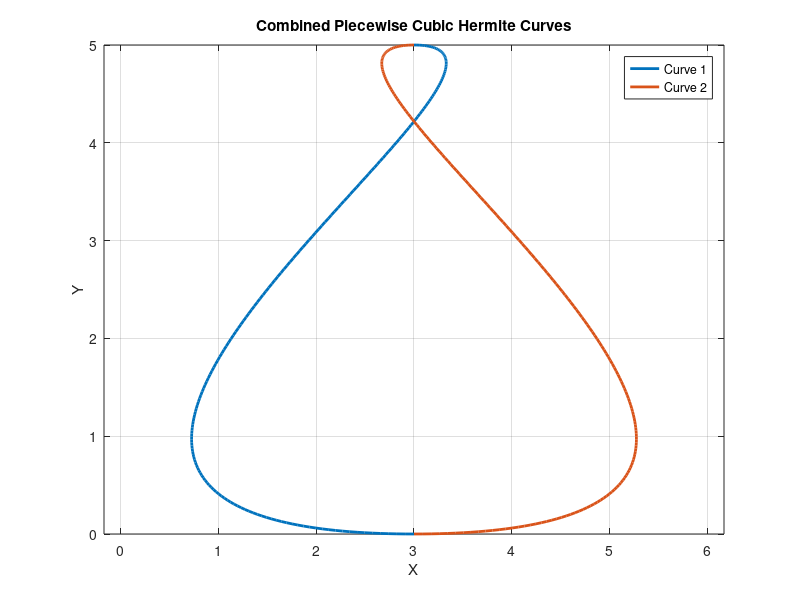

Here is the MATLAB script that generated this plot:
clc;
clear; 
close all;

Mh = [ 2 -2  1  1;
      -3  3 -2 -1;
       0  0  1  0;
       1  0  0  0];

%% First half of the curve
p1  = [3 0];
p2  = [3 5];
p1r = [-15 0];
p2r = [-3 5];

r1 = p1r - p1;
r2 = p2r - p2;

Ghx = [p1(1); p2(1); r1(1); r2(1)];
Ghy = [p1(2); p2(2); r1(2); r2(2)];

t = linspace(0,1,200);
T = [t.^3; t.^2; t; ones(size(t))];

X = T' * Mh * Ghx;
Y = T' * Mh * Ghy;

%% Second half of the curve
p3  = [3 5];
p4  = [3 0];
p3r = [-3 5];
p4r = [-15 0];

r3 = p3r - p3;
r4 = p4r - p4;

Ghx2 = [p3(1); p4(1); r3(1); r4(1)];
Ghy2 = [p3(2); p4(2); r3(2); r4(2)];

X2 = T' * Mh * Ghx2;
Y2 = T' * Mh * Ghy2;

figure;
plot(X, Y, 'LineWidth', 2);
hold on;
plot(X2, Y2, 'LineWidth', 2);
grid on;
axis equal;
title('Combined Piecewise Cubic Hermite Curves');
xlabel('X');
ylabel('Y');
legend('Curve 1', 'Curve 2');
hold off;
